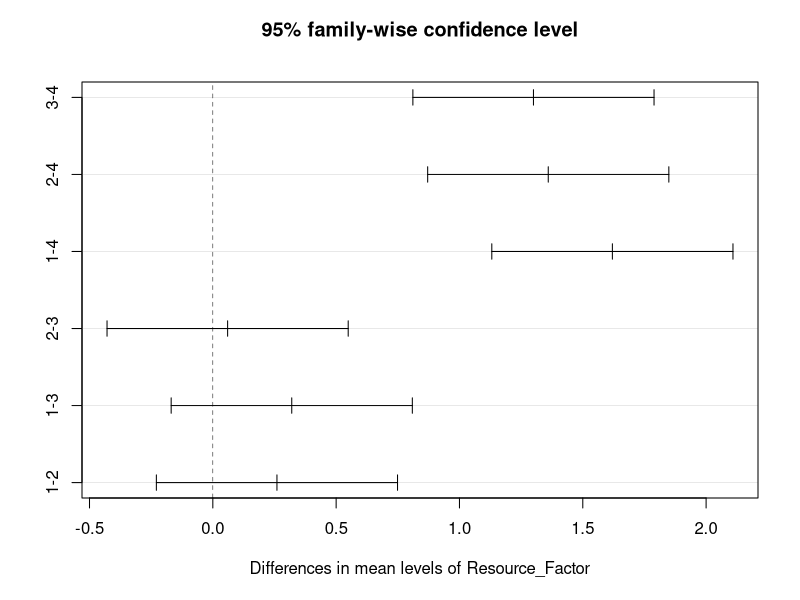
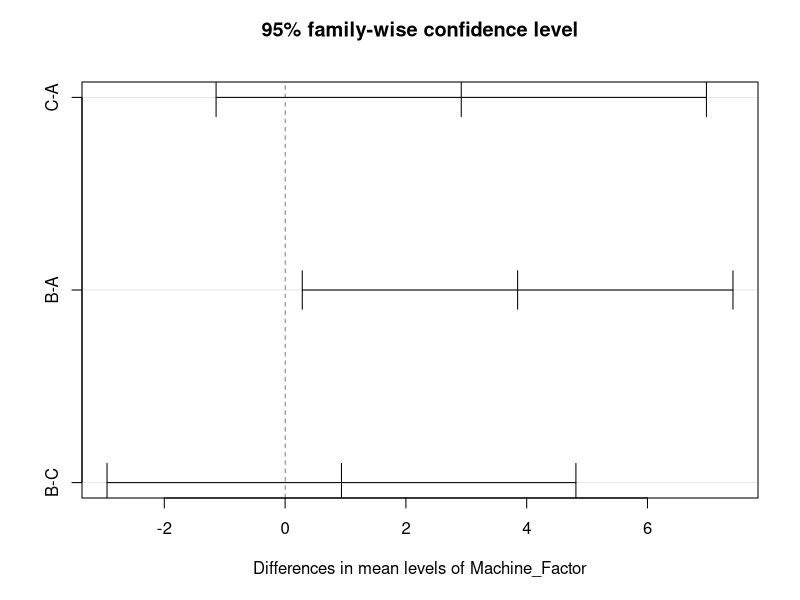
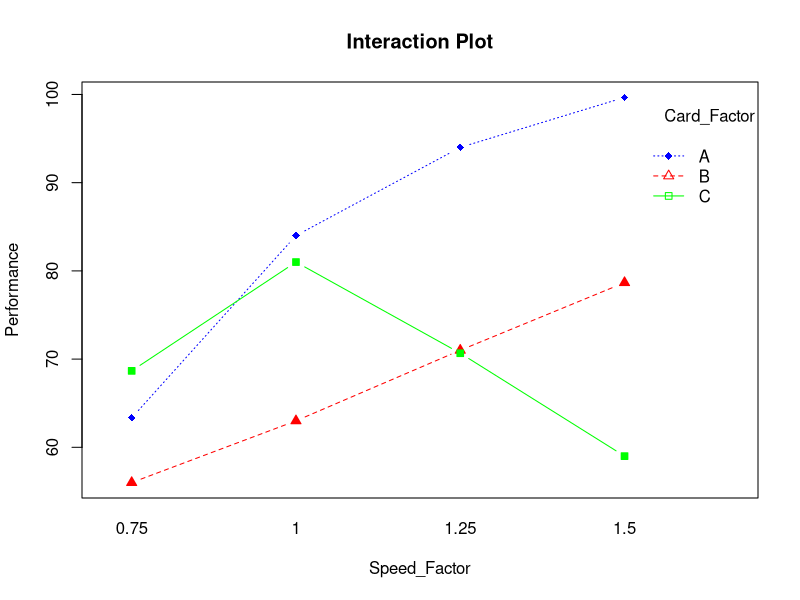
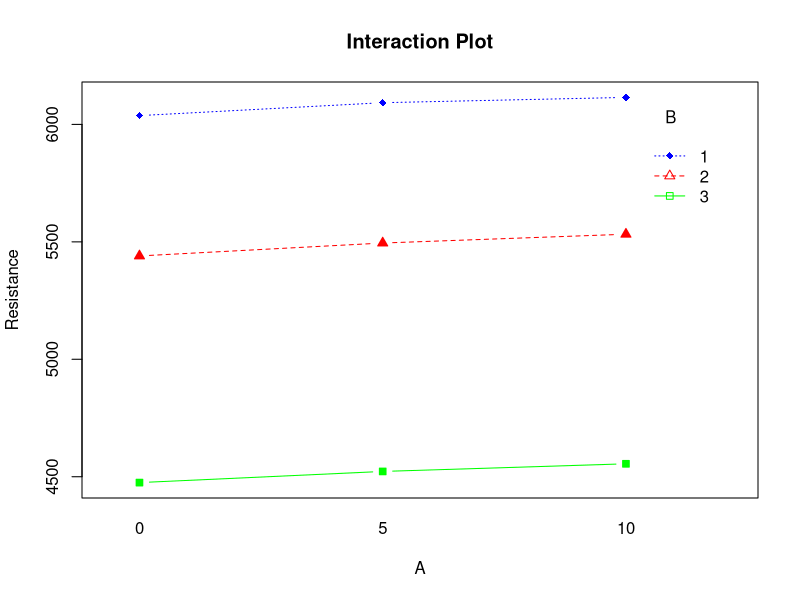
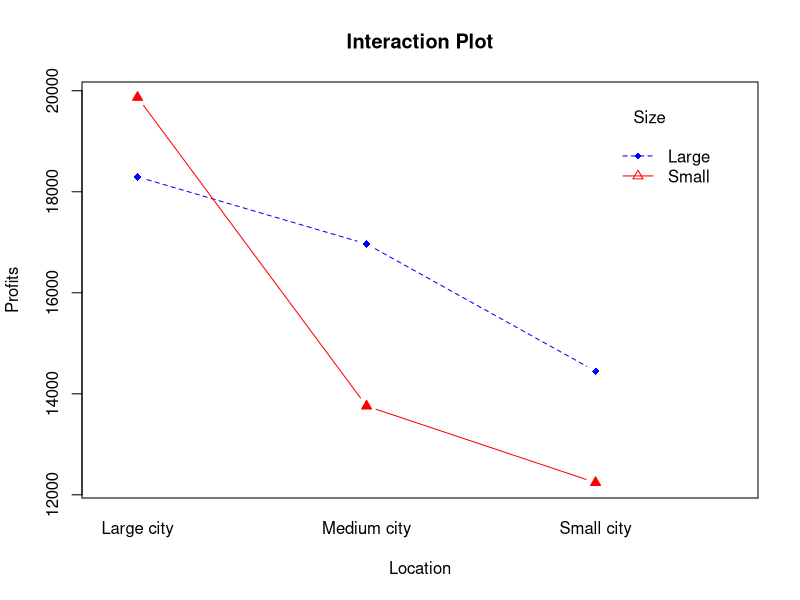

These figures' R source, in order:
#P7 example
#data_resources <- read.csv2(file.choose(),header=T)
data_resources <- read.csv2("./data_csv_files/Unit5_Resources.csv",header = T)
Resource <- data_resources$Resource
Price <- data_resources$Price
#Treat resource as a factor
Resource_Factor<- as.factor(Resource)
#get the ANOVA table
anova_resources <- aov(lm(Price~Resource_Factor))
summary(anova_resources)
#
require(graphics)
plot(TukeyHSD(anova_resources,"Resource_Factor",ordered=TRUE))

#P12 example
data_co2 <- read.csv2("./data_csv_files/Unit5_CO2.csv",header = T)
CO2<-data_co2$CO2
Machine<-data_co2$Machine
Machine_Factor <- as.factor(Machine)
anova_machine <- aov(lm(CO2~Machine_Factor))
summary(anova_machine)
require(graphics)
plot(TukeyHSD(anova_machine,"Machine_Factor",ordered = T))


#two factors
data_computer<-read.csv2("./data_csv_files/Unit5_Computers.csv",header = T)
Card <- data_computer$CARD
Speed <- data_computer$SPEED
Performance <- data_computer$Performance
Card_Factor <- as.factor(Card)
Speed_Factor <- as.factor(Speed)
anova_two_factors <- aov(lm(Performance~Card_Factor*Speed_Factor))
summary(anova_two_factors)
#the two factors and the interaction are significant
#now try to show the means plot
#table of means
aggregate(Performance~Card_Factor+Speed_Factor, FUN = "mean")
#interaction plot: performance as a function of speed, for each value
interaction.plot(Speed_Factor,Card_Factor,Performance,
                 xlab = "Speed_Factor",
                 ylab = "Performance",
                 trace.label = "Card_Factor",
                 main="Interaction Plot",
                 col = c("blue","red","green"),
                 bg=c("blue","red","green"),
                 pch = c(18,24,22),
                 type = "b")

help("interaction.plot")


#exercise
data_resistance <- read.csv2("./data_csv_files/Unit5_Resistance.csv", header = T)
A <- data_resistance$A
B <- data_resistance$B
Resistance <- data_resistance$Resistance
A_Factor <- as.factor(A)
B_Factor <- as.factor(B)
anova_resistance <- aov(lm(Resistance~A_Factor*B_Factor))
summary(anova_resistance)
#Pa < alpha => A is significant
#Pb < alpha => B is significant
#Pab > alpha => interaction isn't significant
aggregate(Resistance~A_Factor*B_Factor, FUN = "mean")
interaction.plot(A_Factor, B_Factor, Resistance,
                 xlab = "A",
                 ylab = "Resistance",
                 trace.label = "B",
                 main="Interaction Plot",
                 col = c("blue","red","green"),
                 bg=c("blue","red","green"),
                 pch = c(18,24,22),
                 type = "b")

#lab session
data_shop <- read.csv2("./data_csv_files/Data_Shops.csv", header = T)
Profits <- data_shop$Profits
Size <- data_shop$Size
Location <- data_shop$Location
Size_Factor <- as.factor(Size)
Location_Factor <- as.factor(Location)
anova_profits <- aov(lm(Profits~Size_Factor*Location_Factor))
summary(anova_profits)
interaction.plot(Location_Factor, Size_Factor, Profits,
                 xlab = "Location",
                 ylab = "Profits",
                 trace.label = "Size",
                 main="Interaction Plot",
                 col = c("blue","red","green"),
                 bg=c("blue","red","green"),
                 pch = c(18,24,22),
                 type = "b")
